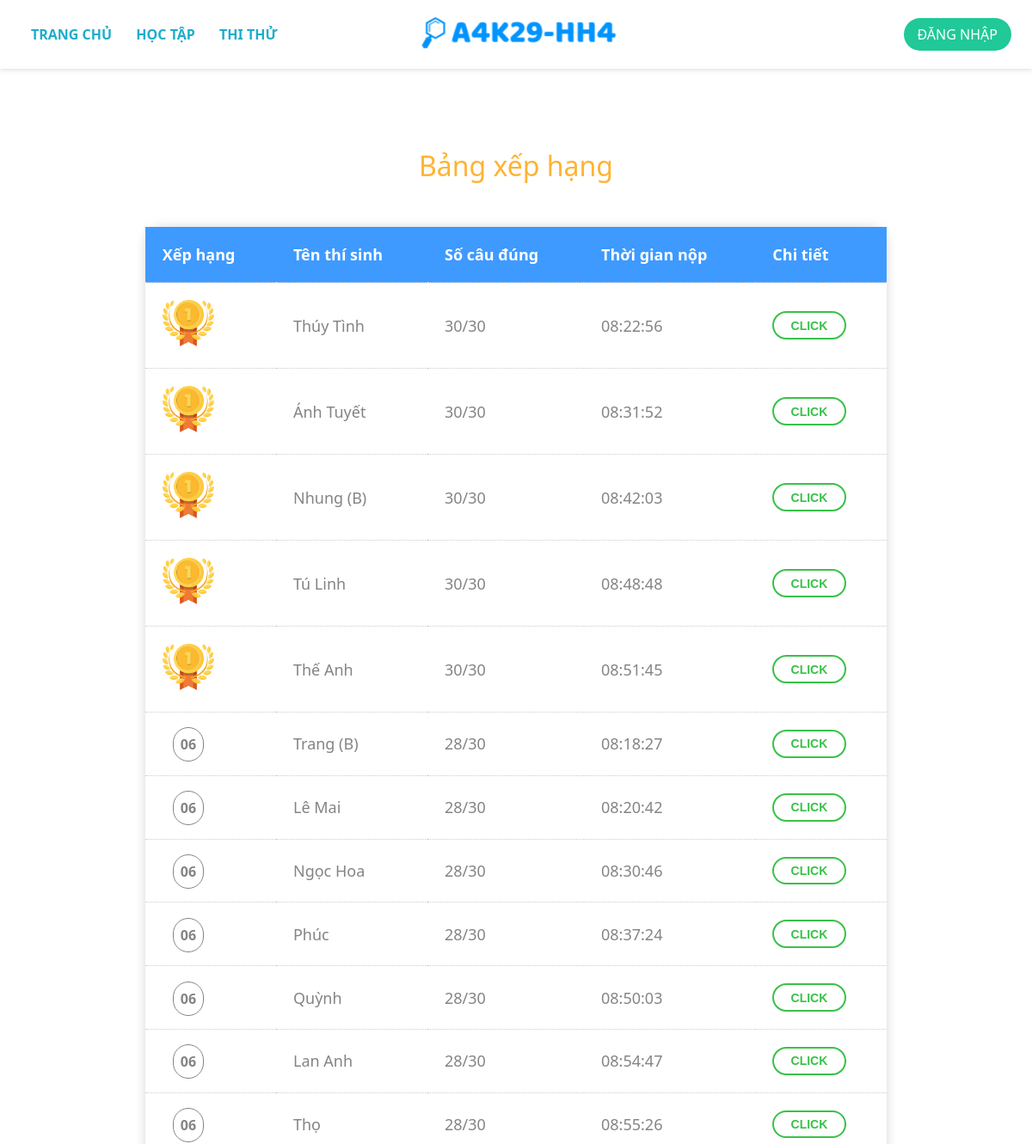
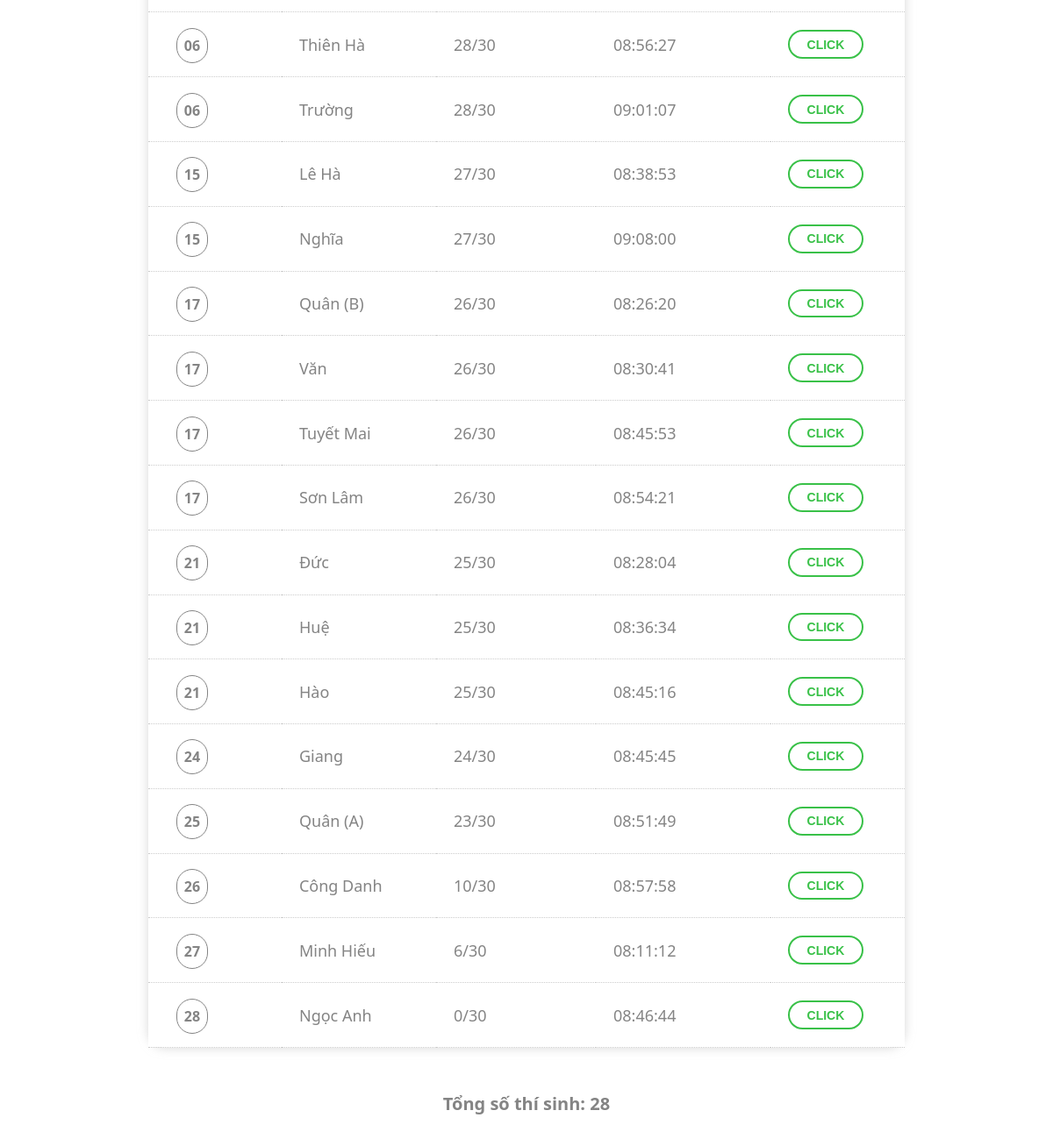
The page /leaderboard_P.php?p=9 on the database its author committed (2 pictures, top to bottom).
### tables this page shows
CREATE TABLE `ketqua_luyentap_9` (
  `idthisinh` int(100) UNSIGNED NOT NULL,
  `bailam` varchar(100) DEFAULT NULL,
  `thoigiannop` time DEFAULT NULL,
  `ketquacham` varchar(100) DEFAULT NULL,
  `socaudung` int(100) DEFAULT NULL
);

CREATE TABLE `user` (
  `id` int(100) NOT NULL,
  `username` varchar(255) NOT NULL,
  `password` varchar(255) NOT NULL,
  `realname` varchar(255) DEFAULT '(unknown)',
  `isadmin` tinyint(1) NOT NULL DEFAULT '0'
);

CREATE TABLE `danhsach_luyentap` (
  `idluyentap` int(100) NOT NULL,
  `tenbailuyentap` varchar(250) DEFAULT NULL,
  `ngay` date NOT NULL,
  `giobatdau` time DEFAULT NULL,
  `gioketthuc` time NOT NULL,
  `sotrang` int(20) DEFAULT NULL,
  `socauhoi` int(50) DEFAULT NULL,
  `dapan` varchar(200) DEFAULT NULL
);

### leaderboard_P_inner.php (the view, shortened to what this page needs)
<div class="rank-container">
    <h1 style='font-weight:500; margin-top:50px; color: #ffb332;'>Bảng xếp hạng </h1>
    <table>
        <thead>
            <tr>
                <th>Xếp hạng</th>
                <th>Tên thí sinh</th>
                <th>Số câu đúng</th>
                <th>Thời gian nộp</th>
                <th>Chi tiết</th>
            </tr>
        </thead>
        <tbody>
            <?php
                $p = $_GET['p'];
                $query = mysqli_query($conn,"SELECT socauhoi,dapan FROM danhsach_luyentap WHERE idluyentap=$p");
                $row = mysqli_fetch_assoc($query);
                $NUMBER = $row['socauhoi'];
                $KEY = $row['dapan'];
                $query = mysqli_query($conn,"SELECT * FROM ketqua_luyentap_$p");
                while ($row = mysqli_fetch_array($query)) {
                    $userid = $row['idthisinh'];
                    $submission = $row['bailam'];
                    $result = '';
                    $right_ans = 0;
                    for ($index = 1; $index <= $NUMBER; $index++) {
                        if ( $submission[$index - 1] == $KEY[$index - 1] ) {
                            $result .= '1';
                            $right_ans++;
                        }
                        else
                            $result .= '0';
                    }
                    $sql = " UPDATE ketqua_luyentap_$p
                                SET ketquacham = '$result' ,socaudung = $right_ans
                                WHERE idthisinh=$userid ";
                    mysqli_query($conn,$sql );
                }
            ?>
            <?php
                $p = $_GET['p'];
                $sql = mysqli_query($conn, "SELECT * FROM danhsach_luyentap WHERE idluyentap = $p");
                $row = mysqli_fetch_array($sql);
                $max_score = $row['socauhoi'];
                $query = mysqli_query($conn,"SELECT * FROM ketqua_luyentap_$p ORDER BY socaudung DESC, thoigiannop ASC");
                $index = 0;
                while ($row = mysqli_fetch_array($query)){
                    $time = $row['thoigiannop'];
                    $score = $row['socaudung'];
                    $submission = $row['bailam'];
                    $result = $row['ketquacham'];
                    $userid = $row['idthisinh'];
                    $sql_select = mysqli_query($conn,"SELECT * FROM user WHERE id = $userid");
                    $sql_result = mysqli_fetch_assoc($sql_select);
                    $name = $sql_result['realname'];
                    $index++;
                    if ($index == 1) {
                        $rank = 1;
                        $score_before = $score;
                        $rank_before = 1;
                    }
                    if  ($score == $score_before) $rank = $rank_before;
                    else $rank = $index;
                    if ($rank <= 3) {
                        switch ($rank) {
                            case 1:
                                $str = '1st';
                                break;
                        }
                        echo <<< EOD
                                <tr>
                                    <td><img src='./assets/img/{$str}.png' alt='{$str}' class='in-top3'></td>
                                    <td>{$name}</td>
                                    <td> {$score}/{$max_score}</td>
                                    <td> {$time}</td>
                                    <td><button class='popup-trigger' onclick="echoDetails('{$submission}','{$result}')"> Click </button></td>
                                </tr>
                            EOD;
                    }
                    if (($rank >= 4) && ($rank <= 9))
                            echo <<< EOD
                                <tr>
                                    <td><span class="out-top3">0{$rank}</span></td>
                                    <td>{$name}</td>
                                    <td> {$score}/{$max_score}</td>
                                    <td> {$time}</td>
                                    <td><button class='popup-trigger' onclick="echoDetails('{$submission}','{$result}')"> Click </button></td>
                                </tr>
                            EOD;
                    if ($rank >= 10)
                            echo <<< EOD
                                <tr>
                                    <td><span class="out-top3">{$rank}</span></td>
                                    <td>{$name}</td>
                                    <td> {$score}/{$max_score}</td>
                                    <td> {$time}</td>
                                    <td><button class='popup-trigger' onclick="echoDetails('{$submission}','{$result}')"> Click </button></td>
                                </tr>
                            EOD;
                    $rank_before = $rank;
                    $score_before = $score;
                }
            ?>
        </tbody>
    </table>
    <div class="total">
            Tổng số thí sinh: <?php echo $GLOBALS['total']; ?>
    </div>
</div>

### main.css (style rules this page uses)
:root { --bg-html: #ffffff; --text-color: #848484; --header-height: 5rem; --header-shadow: 0px 0px 9px 3px rgba(41,41,41,.1); --banner-height: 680px; --z-index_header: 10000; --z-index_Mobile_header: 100; --z-index_banner: 99; --z-index_banner__heading: 100; --color-theme: #ff5f5f; --pink: #ff5c62; --my-green: #0ff5a4; --green: #28a745; --teal: #20c997; --cyan: #17a2b8; --gray: #6c757d; --gray-dark: #343a40; --primary: #007bff; --secondary: #6c757d; --success: #28a745; --info: #17a2b8; --private-info: #56c6c6; --warning: #ffc107; --danger: #dc3545; --light: #f8f9fa; --dark: #343a40; --font-family-sans-serif: -apple-system,BlinkMacSystemFont,"Segoe UI",Roboto,"Helvetica Neue",Arial,"Noto Sans",sans-serif,"Apple Color Emoji","Segoe UI Emoji","Segoe UI Symbol","Noto Color Emoji"; --font-family-monospace: SFMono-Regular,Menlo,Monaco,Consolas,"Liberation Mono","Courier New",monospace; }
* { box-sizing: inherit; outline: none; padding: 0; margin: 0; }
html { font-size: 16px; font-family: 'Segoe UI', sans-serif; box-sizing: border-box; color: var(--text-color); background-color: var(--bg-html); }
body { font-style: normal; font-weight: normal; font-weight: 400; min-height: 100vh; display: flex; flex-direction: column; }
h1 { margin: 0; }

### leaderboard_P.php (style rules this page uses)
.rank-container { width: 90%; text-align: center; background-color: white; margin: 40px auto; border-radius: 30px; border: 1px solid #ffffff; }
table { width: 80%; max-width: 900px; border-collapse: collapse; table-layout: auto; margin: 50px auto; border-radius: 20px; box-shadow: rgb(188 188 188 / 60%) 0px 0px 12px; }
th { background-color: #3e9aff; color: white; font-weight: bold; }
td { background-color: rgb(255, 255, 255); }
td, th { padding: 20px; text-align: left; font-size: 18px; }
tr { border-bottom: 1px dotted #ccc; }
.in-top3 { width: 60px; }
.out-top3 { font-size: 16px; font-weight: 600; margin: 0 12px; border-radius: 30px; padding: 8px; border: 1px solid; }
.popup-trigger { display: inline-block; padding: .4rem 1.2rem; background-color: #fff; color: #39c148; border: 2px solid; font-size: 14px; font-weight: 600; border-radius: 30px; cursor: pointer; text-transform: uppercase; }
.total { font-size: 20px; margin: 15px; font-weight: 600; }

### rows shown on the page
ketqua_luyentap_9: user.realname "Thúy Tình", socaudung "30", thoigiannop "08:22:56"
danhsach_luyentap: socauhoi "30"
ketqua_luyentap_9: user.realname "Ánh Tuyết", socaudung "30", thoigiannop "08:31:52"
ketqua_luyentap_9: user.realname "Nhung (B)", socaudung "30", thoigiannop "08:42:03"
ketqua_luyentap_9: user.realname "Tú Linh", socaudung "30", thoigiannop "08:48:48"
ketqua_luyentap_9: user.realname "Thế Anh", socaudung "30", thoigiannop "08:51:45"
ketqua_luyentap_9: rank "6", user.realname "Trang (B)", socaudung "28", thoigiannop "08:18:27"
ketqua_luyentap_9: rank "6", user.realname "Lê Mai", socaudung "28", thoigiannop "08:20:42"
ketqua_luyentap_9: rank "6", user.realname "Ngọc Hoa", socaudung "28", thoigiannop "08:30:46"
ketqua_luyentap_9: rank "6", user.realname "Phúc", socaudung "28", thoigiannop "08:37:24"
ketqua_luyentap_9: rank "6", user.realname "Quỳnh", socaudung "28", thoigiannop "08:50:03"
ketqua_luyentap_9: rank "6", user.realname "Lan Anh", socaudung "28", thoigiannop "08:54:47"
ketqua_luyentap_9: rank "6", user.realname "Thọ", socaudung "28", thoigiannop "08:55:26"
ketqua_luyentap_9: rank "6", user.realname "Thiên Hà", socaudung "28", thoigiannop "08:56:27"
ketqua_luyentap_9: rank "6", user.realname "Trường", socaudung "28", thoigiannop "09:01:07"
ketqua_luyentap_9: rank "15", user.realname "Lê Hà", socaudung "27", thoigiannop "08:38:53"
ketqua_luyentap_9: rank "15", user.realname "Nghĩa", socaudung "27", thoigiannop "09:08:00"
ketqua_luyentap_9: rank "17", user.realname "Quân (B)", socaudung "26", thoigiannop "08:26:20"
ketqua_luyentap_9: rank "17", user.realname "Văn", socaudung "26", thoigiannop "08:30:41"
ketqua_luyentap_9: rank "17", user.realname "Tuyết Mai", socaudung "26", thoigiannop "08:45:53"
ketqua_luyentap_9: rank "17", user.realname "Sơn Lâm", socaudung "26", thoigiannop "08:54:21"
ketqua_luyentap_9: rank "21", user.realname "Đức", socaudung "25", thoigiannop "08:28:04"
ketqua_luyentap_9: rank "21", user.realname "Huệ", socaudung "25", thoigiannop "08:36:34"
ketqua_luyentap_9: rank "21", user.realname "Hào", socaudung "25", thoigiannop "08:45:16"
ketqua_luyentap_9: rank "24", user.realname "Giang", socaudung "24", thoigiannop "08:45:45"
ketqua_luyentap_9: rank "25", user.realname "Quân (A)", socaudung "23", thoigiannop "08:51:49"
ketqua_luyentap_9: rank "26", user.realname "Công Danh", socaudung "10", thoigiannop "08:57:58"
ketqua_luyentap_9: rank "27", user.realname "Minh Hiếu", socaudung "6", thoigiannop "08:11:12"
ketqua_luyentap_9: rank "28", user.realname "Ngọc Anh", socaudung "0", thoigiannop "08:46:44"

### other values the page prints
$GLOBALS['total'] "28"
